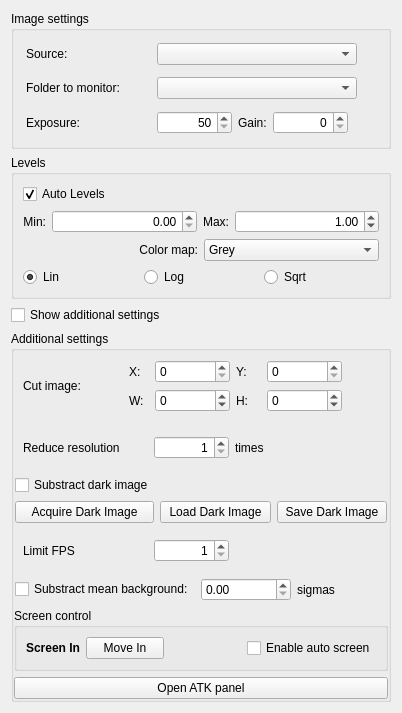
<?xml version="1.0" encoding="UTF-8"?>
<ui version="4.0">
 <class>SettingsWidget</class>
 <widget class="QWidget" name="SettingsWidget">
  <property name="geometry">
   <rect>
    <x>0</x>
    <y>0</y>
    <width>402</width>
    <height>697</height>
   </rect>
  </property>
  <property name="minimumSize">
   <size>
    <width>0</width>
    <height>0</height>
   </size>
  </property>
  <property name="maximumSize">
   <size>
    <width>457</width>
    <height>16777215</height>
   </size>
  </property>
  <property name="windowTitle">
   <string>Form</string>
  </property>
  <layout class="QVBoxLayout" name="verticalLayout_2">
   <item>
    <widget class="QGroupBox" name="groupBox">
     <property name="title">
      <string>Image settings</string>
     </property>
     <layout class="QVBoxLayout" name="verticalLayout_3">
      <item>
       <widget class="QFrame" name="frame_source">
        <property name="frameShape">
         <enum>QFrame::NoFrame</enum>
        </property>
        <property name="frameShadow">
         <enum>QFrame::Raised</enum>
        </property>
        <layout class="QHBoxLayout" name="horizontalLayout_5">
         <property name="margin">
          <number>3</number>
         </property>
         <item>
          <widget class="QLabel" name="label_26">
           <property name="minimumSize">
            <size>
             <width>125</width>
             <height>0</height>
            </size>
           </property>
           <property name="text">
            <string>Source:</string>
           </property>
          </widget>
         </item>
         <item>
          <widget class="QComboBox" name="cmb_source">
           <property name="minimumSize">
            <size>
             <width>200</width>
             <height>0</height>
            </size>
           </property>
          </widget>
         </item>
         <item>
          <spacer name="horizontalSpacer_14">
           <property name="orientation">
            <enum>Qt::Horizontal</enum>
           </property>
           <property name="sizeHint" stdset="0">
            <size>
             <width>40</width>
             <height>20</height>
            </size>
           </property>
          </spacer>
         </item>
        </layout>
       </widget>
      </item>
      <item>
       <widget class="QFrame" name="frame_folder">
        <property name="frameShape">
         <enum>QFrame::NoFrame</enum>
        </property>
        <property name="frameShadow">
         <enum>QFrame::Raised</enum>
        </property>
        <layout class="QHBoxLayout" name="horizontalLayout_4">
         <property name="margin">
          <number>3</number>
         </property>
         <item>
          <widget class="QLabel" name="label_23">
           <property name="minimumSize">
            <size>
             <width>125</width>
             <height>0</height>
            </size>
           </property>
           <property name="text">
            <string>Folder to monitor:</string>
           </property>
          </widget>
         </item>
         <item>
          <widget class="QComboBox" name="cmb_path">
           <property name="minimumSize">
            <size>
             <width>200</width>
             <height>0</height>
            </size>
           </property>
          </widget>
         </item>
         <item>
          <spacer name="horizontalSpacer_9">
           <property name="orientation">
            <enum>Qt::Horizontal</enum>
           </property>
           <property name="sizeHint" stdset="0">
            <size>
             <width>40</width>
             <height>20</height>
            </size>
           </property>
          </spacer>
         </item>
        </layout>
       </widget>
      </item>
      <item>
       <widget class="QFrame" name="frame_exposure">
        <property name="frameShape">
         <enum>QFrame::NoFrame</enum>
        </property>
        <property name="frameShadow">
         <enum>QFrame::Raised</enum>
        </property>
        <layout class="QHBoxLayout" name="horizontalLayout_6">
         <property name="margin">
          <number>3</number>
         </property>
         <item>
          <widget class="QLabel" name="label">
           <property name="minimumSize">
            <size>
             <width>125</width>
             <height>0</height>
            </size>
           </property>
           <property name="text">
            <string>Exposure:</string>
           </property>
          </widget>
         </item>
         <item>
          <widget class="QSpinBox" name="sb_exposure">
           <property name="minimumSize">
            <size>
             <width>75</width>
             <height>0</height>
            </size>
           </property>
           <property name="maximumSize">
            <size>
             <width>75</width>
             <height>16777215</height>
            </size>
           </property>
           <property name="alignment">
            <set>Qt::AlignRight|Qt::AlignTrailing|Qt::AlignVCenter</set>
           </property>
           <property name="minimum">
            <number>50</number>
           </property>
           <property name="maximum">
            <number>1000000</number>
           </property>
          </widget>
         </item>
         <item>
          <widget class="QLabel" name="label_3">
           <property name="text">
            <string>Gain:</string>
           </property>
          </widget>
         </item>
         <item>
          <widget class="QSpinBox" name="sb_gain">
           <property name="minimumSize">
            <size>
             <width>75</width>
             <height>0</height>
            </size>
           </property>
           <property name="alignment">
            <set>Qt::AlignRight|Qt::AlignTrailing|Qt::AlignVCenter</set>
           </property>
           <property name="maximum">
            <number>22</number>
           </property>
          </widget>
         </item>
         <item>
          <spacer name="horizontalSpacer_6">
           <property name="orientation">
            <enum>Qt::Horizontal</enum>
           </property>
           <property name="sizeHint" stdset="0">
            <size>
             <width>40</width>
             <height>20</height>
            </size>
           </property>
          </spacer>
         </item>
        </layout>
       </widget>
      </item>
     </layout>
    </widget>
   </item>
   <item>
    <widget class="QGroupBox" name="groupBox_4">
     <property name="title">
      <string>Levels</string>
     </property>
     <layout class="QVBoxLayout" name="vl_levels">
      <item>
       <widget class="QCheckBox" name="chk_auto_levels">
        <property name="text">
         <string>Auto Levels</string>
        </property>
        <property name="checked">
         <bool>true</bool>
        </property>
       </widget>
      </item>
      <item>
       <layout class="QHBoxLayout" name="horizontalLayout_11">
        <item>
         <widget class="QLabel" name="label_2">
          <property name="text">
           <string>Min:</string>
          </property>
          <property name="alignment">
           <set>Qt::AlignRight|Qt::AlignTrailing|Qt::AlignVCenter</set>
          </property>
         </widget>
        </item>
        <item>
         <widget class="QDoubleSpinBox" name="sb_min_level">
          <property name="sizePolicy">
           <sizepolicy hsizetype="Expanding" vsizetype="Fixed">
            <horstretch>0</horstretch>
            <verstretch>0</verstretch>
           </sizepolicy>
          </property>
          <property name="alignment">
           <set>Qt::AlignRight|Qt::AlignTrailing|Qt::AlignVCenter</set>
          </property>
          <property name="maximum">
           <double>300.000000000000000</double>
          </property>
         </widget>
        </item>
        <item>
         <widget class="QLabel" name="label_4">
          <property name="text">
           <string>Max:</string>
          </property>
          <property name="alignment">
           <set>Qt::AlignRight|Qt::AlignTrailing|Qt::AlignVCenter</set>
          </property>
         </widget>
        </item>
        <item>
         <widget class="QDoubleSpinBox" name="sb_max_level">
          <property name="sizePolicy">
           <sizepolicy hsizetype="Expanding" vsizetype="Fixed">
            <horstretch>0</horstretch>
            <verstretch>0</verstretch>
           </sizepolicy>
          </property>
          <property name="alignment">
           <set>Qt::AlignRight|Qt::AlignTrailing|Qt::AlignVCenter</set>
          </property>
          <property name="maximum">
           <double>300.000000000000000</double>
          </property>
          <property name="value">
           <double>1.000000000000000</double>
          </property>
         </widget>
        </item>
       </layout>
      </item>
      <item>
       <layout class="QHBoxLayout" name="horizontalLayout_12">
        <item>
         <widget class="QLabel" name="label_5">
          <property name="text">
           <string>Color map:</string>
          </property>
          <property name="alignment">
           <set>Qt::AlignRight|Qt::AlignTrailing|Qt::AlignVCenter</set>
          </property>
         </widget>
        </item>
        <item>
         <widget class="QComboBox" name="cb_color_map">
          <property name="sizePolicy">
           <sizepolicy hsizetype="Preferred" vsizetype="Preferred">
            <horstretch>0</horstretch>
            <verstretch>0</verstretch>
           </sizepolicy>
          </property>
          <property name="minimumSize">
           <size>
            <width>0</width>
            <height>0</height>
           </size>
          </property>
          <item>
           <property name="text">
            <string>Grey</string>
           </property>
          </item>
          <item>
           <property name="text">
            <string>Thermal</string>
           </property>
          </item>
          <item>
           <property name="text">
            <string>Flame</string>
           </property>
          </item>
          <item>
           <property name="text">
            <string>Yellowy</string>
           </property>
          </item>
          <item>
           <property name="text">
            <string>Bipolar</string>
           </property>
          </item>
          <item>
           <property name="text">
            <string>Spectrum</string>
           </property>
          </item>
          <item>
           <property name="text">
            <string>Cyclic</string>
           </property>
          </item>
          <item>
           <property name="text">
            <string>Qreyclip</string>
           </property>
          </item>
         </widget>
        </item>
       </layout>
      </item>
      <item>
       <layout class="QHBoxLayout" name="horizontalLayout_13">
        <item>
         <widget class="QRadioButton" name="rb_lin_level">
          <property name="text">
           <string>Lin</string>
          </property>
          <property name="checked">
           <bool>true</bool>
          </property>
          <attribute name="buttonGroup">
           <string notr="true">bg_level</string>
          </attribute>
         </widget>
        </item>
        <item>
         <widget class="QRadioButton" name="rb_log_level">
          <property name="text">
           <string>Log</string>
          </property>
          <attribute name="buttonGroup">
           <string notr="true">bg_level</string>
          </attribute>
         </widget>
        </item>
        <item>
         <widget class="QRadioButton" name="rb_sqrt_level">
          <property name="text">
           <string>Sqrt</string>
          </property>
          <attribute name="buttonGroup">
           <string notr="true">bg_level</string>
          </attribute>
         </widget>
        </item>
       </layout>
      </item>
     </layout>
    </widget>
   </item>
   <item>
    <widget class="QCheckBox" name="chk_additional_settings">
     <property name="text">
      <string>Show additional settings</string>
     </property>
    </widget>
   </item>
   <item>
    <widget class="QGroupBox" name="gb_ext_settings">
     <property name="title">
      <string>Additional settings</string>
     </property>
     <property name="checkable">
      <bool>false</bool>
     </property>
     <layout class="QVBoxLayout" name="verticalLayout">
      <property name="spacing">
       <number>6</number>
      </property>
      <property name="margin">
       <number>0</number>
      </property>
      <item>
       <widget class="QFrame" name="frame_Cut">
        <layout class="QGridLayout" name="gridLayout">
         <item row="0" column="5">
          <spacer name="horizontalSpacer_8">
           <property name="orientation">
            <enum>Qt::Horizontal</enum>
           </property>
           <property name="sizeHint" stdset="0">
            <size>
             <width>40</width>
             <height>20</height>
            </size>
           </property>
          </spacer>
         </item>
         <item row="1" column="4">
          <widget class="QSpinBox" name="sb_view_h">
           <property name="minimum">
            <number>-1</number>
           </property>
           <property name="maximum">
            <number>9999</number>
           </property>
           <property name="singleStep">
            <number>4</number>
           </property>
          </widget>
         </item>
         <item row="0" column="0" rowspan="2">
          <widget class="QLabel" name="label_22">
           <property name="minimumSize">
            <size>
             <width>100</width>
             <height>0</height>
            </size>
           </property>
           <property name="text">
            <string>Cut image:</string>
           </property>
          </widget>
         </item>
         <item row="1" column="2">
          <widget class="QSpinBox" name="sb_view_w">
           <property name="minimum">
            <number>-1</number>
           </property>
           <property name="maximum">
            <number>9999</number>
           </property>
           <property name="singleStep">
            <number>4</number>
           </property>
          </widget>
         </item>
         <item row="0" column="1">
          <widget class="QLabel" name="label_19">
           <property name="minimumSize">
            <size>
             <width>20</width>
             <height>0</height>
            </size>
           </property>
           <property name="text">
            <string>X:</string>
           </property>
          </widget>
         </item>
         <item row="0" column="4">
          <widget class="QSpinBox" name="sb_view_y">
           <property name="minimumSize">
            <size>
             <width>75</width>
             <height>0</height>
            </size>
           </property>
           <property name="maximum">
            <number>9999</number>
           </property>
           <property name="singleStep">
            <number>4</number>
           </property>
          </widget>
         </item>
         <item row="1" column="3">
          <widget class="QLabel" name="label_28">
           <property name="text">
            <string>H:</string>
           </property>
          </widget>
         </item>
         <item row="0" column="3">
          <widget class="QLabel" name="label_20">
           <property name="minimumSize">
            <size>
             <width>25</width>
             <height>0</height>
            </size>
           </property>
           <property name="text">
            <string>Y:</string>
           </property>
          </widget>
         </item>
         <item row="0" column="2">
          <widget class="QSpinBox" name="sb_view_x">
           <property name="minimumSize">
            <size>
             <width>75</width>
             <height>0</height>
            </size>
           </property>
           <property name="maximum">
            <number>9999</number>
           </property>
           <property name="singleStep">
            <number>4</number>
           </property>
          </widget>
         </item>
         <item row="1" column="1">
          <widget class="QLabel" name="label_27">
           <property name="text">
            <string>W:</string>
           </property>
          </widget>
         </item>
        </layout>
       </widget>
      </item>
      <item>
       <widget class="QFrame" name="frame_reduce">
        <layout class="QHBoxLayout" name="horizontalLayout_9">
         <item>
          <widget class="QLabel" name="lbFps_2">
           <property name="minimumSize">
            <size>
             <width>125</width>
             <height>0</height>
            </size>
           </property>
           <property name="text">
            <string>Reduce resolution</string>
           </property>
          </widget>
         </item>
         <item>
          <widget class="QSpinBox" name="sb_reduce">
           <property name="minimumSize">
            <size>
             <width>75</width>
             <height>0</height>
            </size>
           </property>
           <property name="alignment">
            <set>Qt::AlignRight|Qt::AlignTrailing|Qt::AlignVCenter</set>
           </property>
           <property name="minimum">
            <number>1</number>
           </property>
          </widget>
         </item>
         <item>
          <widget class="QLabel" name="lbFps_3">
           <property name="text">
            <string>times</string>
           </property>
          </widget>
         </item>
         <item>
          <spacer name="horizontalSpacer_11">
           <property name="orientation">
            <enum>Qt::Horizontal</enum>
           </property>
           <property name="sizeHint" stdset="0">
            <size>
             <width>40</width>
             <height>20</height>
            </size>
           </property>
          </spacer>
         </item>
        </layout>
       </widget>
      </item>
      <item>
       <widget class="QFrame" name="frame_dark_Image">
        <layout class="QGridLayout" name="gridLayout_2">
         <property name="margin">
          <number>1</number>
         </property>
         <item row="0" column="0">
          <widget class="QCheckBox" name="chk_dark_image">
           <property name="text">
            <string>Substract dark image</string>
           </property>
          </widget>
         </item>
         <item row="1" column="0">
          <widget class="QPushButton" name="but_acq_dark_image">
           <property name="text">
            <string>Acquire Dark Image</string>
           </property>
          </widget>
         </item>
         <item row="1" column="1">
          <widget class="QPushButton" name="but_load_dark_image">
           <property name="text">
            <string>Load Dark Image</string>
           </property>
          </widget>
         </item>
         <item row="1" column="2">
          <widget class="QPushButton" name="but_save_dark_image">
           <property name="text">
            <string>Save Dark Image</string>
           </property>
          </widget>
         </item>
        </layout>
       </widget>
      </item>
      <item>
       <widget class="QFrame" name="frame_FPS">
        <layout class="QHBoxLayout" name="layout_FPS">
         <item>
          <widget class="QLabel" name="lbFps">
           <property name="minimumSize">
            <size>
             <width>125</width>
             <height>0</height>
            </size>
           </property>
           <property name="text">
            <string>Limit FPS</string>
           </property>
          </widget>
         </item>
         <item>
          <widget class="QSpinBox" name="sb_FPS">
           <property name="minimumSize">
            <size>
             <width>75</width>
             <height>0</height>
            </size>
           </property>
           <property name="alignment">
            <set>Qt::AlignRight|Qt::AlignTrailing|Qt::AlignVCenter</set>
           </property>
           <property name="minimum">
            <number>1</number>
           </property>
          </widget>
         </item>
         <item>
          <spacer name="horizontalSpacer_10">
           <property name="orientation">
            <enum>Qt::Horizontal</enum>
           </property>
           <property name="sizeHint" stdset="0">
            <size>
             <width>40</width>
             <height>20</height>
            </size>
           </property>
          </spacer>
         </item>
        </layout>
       </widget>
      </item>
      <item>
       <widget class="QFrame" name="frame_background">
        <layout class="QGridLayout" name="gridLayout_3">
         <property name="margin">
          <number>1</number>
         </property>
         <item row="0" column="0" colspan="2">
          <widget class="QCheckBox" name="chk_background">
           <property name="text">
            <string>Substract mean background:</string>
           </property>
          </widget>
         </item>
         <item row="0" column="3">
          <widget class="QLabel" name="label_6">
           <property name="text">
            <string>sigmas</string>
           </property>
          </widget>
         </item>
         <item row="0" column="2">
          <widget class="QDoubleSpinBox" name="dsb_sigmas"/>
         </item>
        </layout>
       </widget>
      </item>
      <item>
       <widget class="QGroupBox" name="gb_screen_motor">
        <property name="title">
         <string>Screen control</string>
        </property>
        <layout class="QHBoxLayout" name="horizontalLayout_2">
         <item>
          <widget class="QLabel" name="lb_screen_status">
           <property name="font">
            <font>
             <weight>75</weight>
             <bold>true</bold>
            </font>
           </property>
           <property name="text">
            <string>Screen In</string>
           </property>
          </widget>
         </item>
         <item>
          <widget class="QPushButton" name="but_in_out">
           <property name="minimumSize">
            <size>
             <width>50</width>
             <height>0</height>
            </size>
           </property>
           <property name="text">
            <string>Move In</string>
           </property>
          </widget>
         </item>
         <item>
          <spacer name="horizontalSpacer_5">
           <property name="orientation">
            <enum>Qt::Horizontal</enum>
           </property>
           <property name="sizeHint" stdset="0">
            <size>
             <width>40</width>
             <height>20</height>
            </size>
           </property>
          </spacer>
         </item>
         <item>
          <spacer name="horizontalSpacer_2">
           <property name="orientation">
            <enum>Qt::Horizontal</enum>
           </property>
           <property name="sizeHint" stdset="0">
            <size>
             <width>40</width>
             <height>20</height>
            </size>
           </property>
          </spacer>
         </item>
         <item>
          <widget class="QCheckBox" name="chk_auto_screen">
           <property name="text">
            <string>Enable auto screen</string>
           </property>
          </widget>
         </item>
        </layout>
       </widget>
      </item>
      <item>
       <widget class="QPushButton" name="tbAllParams">
        <property name="text">
         <string>Open ATK panel</string>
        </property>
       </widget>
      </item>
     </layout>
    </widget>
   </item>
   <item>
    <spacer name="verticalSpacer_2">
     <property name="orientation">
      <enum>Qt::Vertical</enum>
     </property>
     <property name="sizeHint" stdset="0">
      <size>
       <width>20</width>
       <height>40</height>
      </size>
     </property>
    </spacer>
   </item>
  </layout>
 </widget>
 <resources/>
 <connections/>
 <buttongroups>
  <buttongroup name="bg_threshold"/>
  <buttongroup name="bg_level"/>
 </buttongroups>
</ui>
